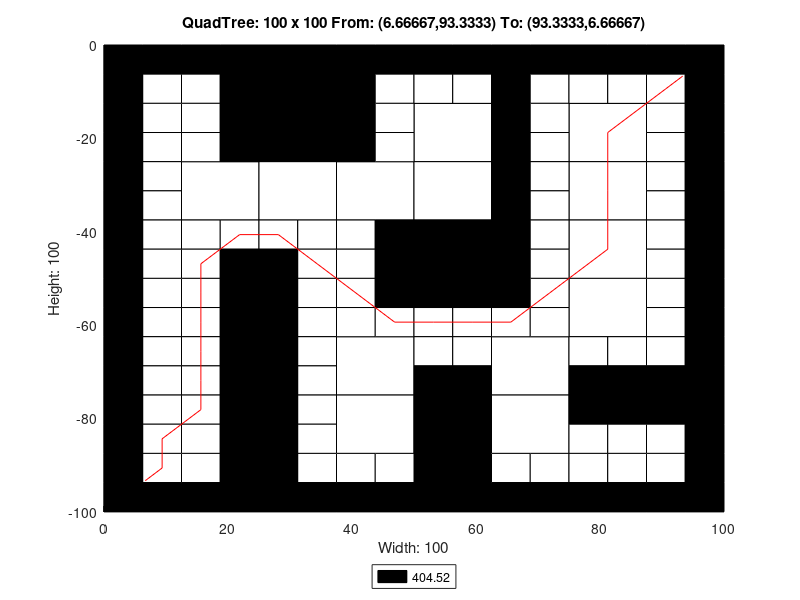

The MATLAB source for this figure:
axis([0 100 -100 0]);
title('QuadTree: 100 x 100 From: (6.66667,93.3333) To: (93.3333,6.66667)');
xlabel('Width: 100');
ylabel('Height: 100');
rectangle('Position',[25 -12.5 12.5 12.5], 'FaceColor',[0 0 0]);
rectangle('Position',[25 -25 12.5 12.5], 'FaceColor',[0 0 0]);
rectangle('Position',[12.5 -37.5 12.5 12.5], 'FaceColor',[1 1 1]);
rectangle('Position',[25 -37.5 12.5 12.5], 'FaceColor',[1 1 1]);
rectangle('Position',[37.5 -37.5 12.5 12.5], 'FaceColor',[1 1 1]);
rectangle('Position',[50 -25 12.5 12.5], 'FaceColor',[1 1 1]);
rectangle('Position',[75 -25 12.5 12.5], 'FaceColor',[1 1 1]);
rectangle('Position',[50 -37.5 12.5 12.5], 'FaceColor',[1 1 1]);
rectangle('Position',[50 -50 12.5 12.5], 'FaceColor',[0 0 0]);
rectangle('Position',[75 -37.5 12.5 12.5], 'FaceColor',[1 1 1]);
rectangle('Position',[75 -50 12.5 12.5], 'FaceColor',[1 1 1]);
rectangle('Position',[37.5 -75 12.5 12.5], 'FaceColor',[1 1 1]);
rectangle('Position',[37.5 -87.5 12.5 12.5], 'FaceColor',[1 1 1]);
rectangle('Position',[62.5 -75 12.5 12.5], 'FaceColor',[1 1 1]);
rectangle('Position',[75 -62.5 12.5 12.5], 'FaceColor',[1 1 1]);
rectangle('Position',[50 -87.5 12.5 12.5], 'FaceColor',[0 0 0]);
rectangle('Position',[62.5 -87.5 12.5 12.5], 'FaceColor',[1 1 1]);
rectangle('Position',[50 -100 12.5 12.5], 'FaceColor',[0 0 0]);
rectangle('Position',[0 -6.25 6.25 6.25], 'FaceColor',[0 0 0]);
rectangle('Position',[6.25 -6.25 6.25 6.25], 'FaceColor',[0 0 0]);
rectangle('Position',[0 -12.5 6.25 6.25], 'FaceColor',[0 0 0]);
rectangle('Position',[6.25 -12.5 6.25 6.25], 'FaceColor',[1 1 1]);
rectangle('Position',[12.5 -6.25 6.25 6.25], 'FaceColor',[0 0 0]);
rectangle('Position',[18.75 -6.25 6.25 6.25], 'FaceColor',[0 0 0]);
rectangle('Position',[12.5 -12.5 6.25 6.25], 'FaceColor',[1 1 1]);
rectangle('Position',[18.75 -12.5 6.25 6.25], 'FaceColor',[0 0 0]);
rectangle('Position',[0 -18.75 6.25 6.25], 'FaceColor',[0 0 0]);
rectangle('Position',[6.25 -18.75 6.25 6.25], 'FaceColor',[1 1 1]);
rectangle('Position',[0 -25 6.25 6.25], 'FaceColor',[0 0 0]);
rectangle('Position',[6.25 -25 6.25 6.25], 'FaceColor',[1 1 1]);
rectangle('Position',[12.5 -18.75 6.25 6.25], 'FaceColor',[1 1 1]);
rectangle('Position',[18.75 -18.75 6.25 6.25], 'FaceColor',[0 0 0]);
rectangle('Position',[12.5 -25 6.25 6.25], 'FaceColor',[1 1 1]);
rectangle('Position',[18.75 -25 6.25 6.25], 'FaceColor',[0 0 0]);
rectangle('Position',[37.5 -6.25 6.25 6.25], 'FaceColor',[0 0 0]);
rectangle('Position',[43.75 -6.25 6.25 6.25], 'FaceColor',[0 0 0]);
rectangle('Position',[37.5 -12.5 6.25 6.25], 'FaceColor',[0 0 0]);
rectangle('Position',[43.75 -12.5 6.25 6.25], 'FaceColor',[1 1 1]);
rectangle('Position',[37.5 -18.75 6.25 6.25], 'FaceColor',[0 0 0]);
rectangle('Position',[43.75 -18.75 6.25 6.25], 'FaceColor',[1 1 1]);
rectangle('Position',[37.5 -25 6.25 6.25], 'FaceColor',[0 0 0]);
rectangle('Position',[43.75 -25 6.25 6.25], 'FaceColor',[1 1 1]);
rectangle('Position',[0 -31.25 6.25 6.25], 'FaceColor',[0 0 0]);
rectangle('Position',[6.25 -31.25 6.25 6.25], 'FaceColor',[1 1 1]);
rectangle('Position',[0 -37.5 6.25 6.25], 'FaceColor',[0 0 0]);
rectangle('Position',[6.25 -37.5 6.25 6.25], 'FaceColor',[1 1 1]);
rectangle('Position',[0 -43.75 6.25 6.25], 'FaceColor',[0 0 0]);
rectangle('Position',[6.25 -43.75 6.25 6.25], 'FaceColor',[1 1 1]);
rectangle('Position',[0 -50 6.25 6.25], 'FaceColor',[0 0 0]);
rectangle('Position',[6.25 -50 6.25 6.25], 'FaceColor',[1 1 1]);
rectangle('Position',[12.5 -43.75 6.25 6.25], 'FaceColor',[1 1 1]);
rectangle('Position',[18.75 -43.75 6.25 6.25], 'FaceColor',[1 1 1]);
rectangle('Position',[12.5 -50 6.25 6.25], 'FaceColor',[1 1 1]);
rectangle('Position',[18.75 -50 6.25 6.25], 'FaceColor',[0 0 0]);
rectangle('Position',[25 -43.75 6.25 6.25], 'FaceColor',[1 1 1]);
rectangle('Position',[31.25 -43.75 6.25 6.25], 'FaceColor',[1 1 1]);
rectangle('Position',[25 -50 6.25 6.25], 'FaceColor',[0 0 0]);
rectangle('Position',[31.25 -50 6.25 6.25], 'FaceColor',[1 1 1]);
rectangle('Position',[37.5 -43.75 6.25 6.25], 'FaceColor',[1 1 1]);
rectangle('Position',[43.75 -43.75 6.25 6.25], 'FaceColor',[0 0 0]);
rectangle('Position',[37.5 -50 6.25 6.25], 'FaceColor',[1 1 1]);
rectangle('Position',[43.75 -50 6.25 6.25], 'FaceColor',[0 0 0]);
rectangle('Position',[50 -6.25 6.25 6.25], 'FaceColor',[0 0 0]);
rectangle('Position',[56.25 -6.25 6.25 6.25], 'FaceColor',[0 0 0]);
rectangle('Position',[50 -12.5 6.25 6.25], 'FaceColor',[1 1 1]);
rectangle('Position',[56.25 -12.5 6.25 6.25], 'FaceColor',[1 1 1]);
rectangle('Position',[62.5 -6.25 6.25 6.25], 'FaceColor',[0 0 0]);
rectangle('Position',[68.75 -6.25 6.25 6.25], 'FaceColor',[0 0 0]);
rectangle('Position',[62.5 -12.5 6.25 6.25], 'FaceColor',[0 0 0]);
rectangle('Position',[68.75 -12.5 6.25 6.25], 'FaceColor',[1 1 1]);
rectangle('Position',[62.5 -18.75 6.25 6.25], 'FaceColor',[0 0 0]);
rectangle('Position',[68.75 -18.75 6.25 6.25], 'FaceColor',[1 1 1]);
rectangle('Position',[62.5 -25 6.25 6.25], 'FaceColor',[0 0 0]);
rectangle('Position',[68.75 -25 6.25 6.25], 'FaceColor',[1 1 1]);
rectangle('Position',[75 -6.25 6.25 6.25], 'FaceColor',[0 0 0]);
rectangle('Position',[81.25 -6.25 6.25 6.25], 'FaceColor',[0 0 0]);
rectangle('Position',[75 -12.5 6.25 6.25], 'FaceColor',[1 1 1]);
rectangle('Position',[81.25 -12.5 6.25 6.25], 'FaceColor',[1 1 1]);
rectangle('Position',[87.5 -6.25 6.25 6.25], 'FaceColor',[0 0 0]);
rectangle('Position',[93.75 -6.25 6.25 6.25], 'FaceColor',[0 0 0]);
rectangle('Position',[87.5 -12.5 6.25 6.25], 'FaceColor',[1 1 1]);
rectangle('Position',[93.75 -12.5 6.25 6.25], 'FaceColor',[0 0 0]);
rectangle('Position',[87.5 -18.75 6.25 6.25], 'FaceColor',[1 1 1]);
rectangle('Position',[93.75 -18.75 6.25 6.25], 'FaceColor',[0 0 0]);
rectangle('Position',[87.5 -25 6.25 6.25], 'FaceColor',[1 1 1]);
rectangle('Position',[93.75 -25 6.25 6.25], 'FaceColor',[0 0 0]);
rectangle('Position',[62.5 -31.25 6.25 6.25], 'FaceColor',[0 0 0]);
rectangle('Position',[68.75 -31.25 6.25 6.25], 'FaceColor',[1 1 1]);
rectangle('Position',[62.5 -37.5 6.25 6.25], 'FaceColor',[0 0 0]);
rectangle('Position',[68.75 -37.5 6.25 6.25], 'FaceColor',[1 1 1]);
rectangle('Position',[62.5 -43.75 6.25 6.25], 'FaceColor',[0 0 0]);
rectangle('Position',[68.75 -43.75 6.25 6.25], 'FaceColor',[1 1 1]);
rectangle('Position',[62.5 -50 6.25 6.25], 'FaceColor',[0 0 0]);
rectangle('Position',[68.75 -50 6.25 6.25], 'FaceColor',[1 1 1]);
rectangle('Position',[87.5 -31.25 6.25 6.25], 'FaceColor',[1 1 1]);
rectangle('Position',[93.75 -31.25 6.25 6.25], 'FaceColor',[0 0 0]);
rectangle('Position',[87.5 -37.5 6.25 6.25], 'FaceColor',[1 1 1]);
rectangle('Position',[93.75 -37.5 6.25 6.25], 'FaceColor',[0 0 0]);
rectangle('Position',[87.5 -43.75 6.25 6.25], 'FaceColor',[1 1 1]);
rectangle('Position',[93.75 -43.75 6.25 6.25], 'FaceColor',[0 0 0]);
rectangle('Position',[87.5 -50 6.25 6.25], 'FaceColor',[1 1 1]);
rectangle('Position',[93.75 -50 6.25 6.25], 'FaceColor',[0 0 0]);
rectangle('Position',[0 -56.25 6.25 6.25], 'FaceColor',[0 0 0]);
rectangle('Position',[6.25 -56.25 6.25 6.25], 'FaceColor',[1 1 1]);
rectangle('Position',[0 -62.5 6.25 6.25], 'FaceColor',[0 0 0]);
rectangle('Position',[6.25 -62.5 6.25 6.25], 'FaceColor',[1 1 1]);
rectangle('Position',[12.5 -56.25 6.25 6.25], 'FaceColor',[1 1 1]);
rectangle('Position',[18.75 -56.25 6.25 6.25], 'FaceColor',[0 0 0]);
rectangle('Position',[12.5 -62.5 6.25 6.25], 'FaceColor',[1 1 1]);
rectangle('Position',[18.75 -62.5 6.25 6.25], 'FaceColor',[0 0 0]);
rectangle('Position',[0 -68.75 6.25 6.25], 'FaceColor',[0 0 0]);
rectangle('Position',[6.25 -68.75 6.25 6.25], 'FaceColor',[1 1 1]);
rectangle('Position',[0 -75 6.25 6.25], 'FaceColor',[0 0 0]);
rectangle('Position',[6.25 -75 6.25 6.25], 'FaceColor',[1 1 1]);
rectangle('Position',[12.5 -68.75 6.25 6.25], 'FaceColor',[1 1 1]);
rectangle('Position',[18.75 -68.75 6.25 6.25], 'FaceColor',[0 0 0]);
rectangle('Position',[12.5 -75 6.25 6.25], 'FaceColor',[1 1 1]);
rectangle('Position',[18.75 -75 6.25 6.25], 'FaceColor',[0 0 0]);
rectangle('Position',[25 -56.25 6.25 6.25], 'FaceColor',[0 0 0]);
rectangle('Position',[31.25 -56.25 6.25 6.25], 'FaceColor',[1 1 1]);
rectangle('Position',[25 -62.5 6.25 6.25], 'FaceColor',[0 0 0]);
rectangle('Position',[31.25 -62.5 6.25 6.25], 'FaceColor',[1 1 1]);
rectangle('Position',[37.5 -56.25 6.25 6.25], 'FaceColor',[1 1 1]);
rectangle('Position',[43.75 -56.25 6.25 6.25], 'FaceColor',[0 0 0]);
rectangle('Position',[37.5 -62.5 6.25 6.25], 'FaceColor',[1 1 1]);
rectangle('Position',[43.75 -62.5 6.25 6.25], 'FaceColor',[1 1 1]);
rectangle('Position',[25 -68.75 6.25 6.25], 'FaceColor',[0 0 0]);
rectangle('Position',[31.25 -68.75 6.25 6.25], 'FaceColor',[1 1 1]);
rectangle('Position',[25 -75 6.25 6.25], 'FaceColor',[0 0 0]);
rectangle('Position',[31.25 -75 6.25 6.25], 'FaceColor',[1 1 1]);
rectangle('Position',[0 -81.25 6.25 6.25], 'FaceColor',[0 0 0]);
rectangle('Position',[6.25 -81.25 6.25 6.25], 'FaceColor',[1 1 1]);
rectangle('Position',[0 -87.5 6.25 6.25], 'FaceColor',[0 0 0]);
rectangle('Position',[6.25 -87.5 6.25 6.25], 'FaceColor',[1 1 1]);
rectangle('Position',[12.5 -81.25 6.25 6.25], 'FaceColor',[1 1 1]);
rectangle('Position',[18.75 -81.25 6.25 6.25], 'FaceColor',[0 0 0]);
rectangle('Position',[12.5 -87.5 6.25 6.25], 'FaceColor',[1 1 1]);
rectangle('Position',[18.75 -87.5 6.25 6.25], 'FaceColor',[0 0 0]);
rectangle('Position',[0 -93.75 6.25 6.25], 'FaceColor',[0 0 0]);
rectangle('Position',[6.25 -93.75 6.25 6.25], 'FaceColor',[1 1 1]);
rectangle('Position',[0 -100 6.25 6.25], 'FaceColor',[0 0 0]);
rectangle('Position',[6.25 -100 6.25 6.25], 'FaceColor',[0 0 0]);
rectangle('Position',[12.5 -93.75 6.25 6.25], 'FaceColor',[1 1 1]);
rectangle('Position',[18.75 -93.75 6.25 6.25], 'FaceColor',[0 0 0]);
rectangle('Position',[12.5 -100 6.25 6.25], 'FaceColor',[0 0 0]);
rectangle('Position',[18.75 -100 6.25 6.25], 'FaceColor',[0 0 0]);
rectangle('Position',[25 -81.25 6.25 6.25], 'FaceColor',[0 0 0]);
rectangle('Position',[31.25 -81.25 6.25 6.25], 'FaceColor',[1 1 1]);
rectangle('Position',[25 -87.5 6.25 6.25], 'FaceColor',[0 0 0]);
rectangle('Position',[31.25 -87.5 6.25 6.25], 'FaceColor',[1 1 1]);
rectangle('Position',[25 -93.75 6.25 6.25], 'FaceColor',[0 0 0]);
rectangle('Position',[31.25 -93.75 6.25 6.25], 'FaceColor',[1 1 1]);
rectangle('Position',[25 -100 6.25 6.25], 'FaceColor',[0 0 0]);
rectangle('Position',[31.25 -100 6.25 6.25], 'FaceColor',[0 0 0]);
rectangle('Position',[37.5 -93.75 6.25 6.25], 'FaceColor',[1 1 1]);
rectangle('Position',[43.75 -93.75 6.25 6.25], 'FaceColor',[1 1 1]);
rectangle('Position',[37.5 -100 6.25 6.25], 'FaceColor',[0 0 0]);
rectangle('Position',[43.75 -100 6.25 6.25], 'FaceColor',[0 0 0]);
rectangle('Position',[50 -56.25 6.25 6.25], 'FaceColor',[0 0 0]);
rectangle('Position',[56.25 -56.25 6.25 6.25], 'FaceColor',[0 0 0]);
rectangle('Position',[50 -62.5 6.25 6.25], 'FaceColor',[1 1 1]);
rectangle('Position',[56.25 -62.5 6.25 6.25], 'FaceColor',[1 1 1]);
rectangle('Position',[62.5 -56.25 6.25 6.25], 'FaceColor',[0 0 0]);
rectangle('Position',[68.75 -56.25 6.25 6.25], 'FaceColor',[1 1 1]);
rectangle('Position',[62.5 -62.5 6.25 6.25], 'FaceColor',[1 1 1]);
rectangle('Position',[68.75 -62.5 6.25 6.25], 'FaceColor',[1 1 1]);
rectangle('Position',[50 -68.75 6.25 6.25], 'FaceColor',[1 1 1]);
rectangle('Position',[56.25 -68.75 6.25 6.25], 'FaceColor',[1 1 1]);
rectangle('Position',[50 -75 6.25 6.25], 'FaceColor',[0 0 0]);
rectangle('Position',[56.25 -75 6.25 6.25], 'FaceColor',[0 0 0]);
rectangle('Position',[87.5 -56.25 6.25 6.25], 'FaceColor',[1 1 1]);
rectangle('Position',[93.75 -56.25 6.25 6.25], 'FaceColor',[0 0 0]);
rectangle('Position',[87.5 -62.5 6.25 6.25], 'FaceColor',[1 1 1]);
rectangle('Position',[93.75 -62.5 6.25 6.25], 'FaceColor',[0 0 0]);
rectangle('Position',[75 -68.75 6.25 6.25], 'FaceColor',[1 1 1]);
rectangle('Position',[81.25 -68.75 6.25 6.25], 'FaceColor',[1 1 1]);
rectangle('Position',[75 -75 6.25 6.25], 'FaceColor',[0 0 0]);
rectangle('Position',[81.25 -75 6.25 6.25], 'FaceColor',[0 0 0]);
rectangle('Position',[87.5 -68.75 6.25 6.25], 'FaceColor',[1 1 1]);
rectangle('Position',[93.75 -68.75 6.25 6.25], 'FaceColor',[0 0 0]);
rectangle('Position',[87.5 -75 6.25 6.25], 'FaceColor',[0 0 0]);
rectangle('Position',[93.75 -75 6.25 6.25], 'FaceColor',[0 0 0]);
rectangle('Position',[62.5 -93.75 6.25 6.25], 'FaceColor',[1 1 1]);
rectangle('Position',[68.75 -93.75 6.25 6.25], 'FaceColor',[1 1 1]);
rectangle('Position',[62.5 -100 6.25 6.25], 'FaceColor',[0 0 0]);
rectangle('Position',[68.75 -100 6.25 6.25], 'FaceColor',[0 0 0]);
rectangle('Position',[75 -81.25 6.25 6.25], 'FaceColor',[0 0 0]);
rectangle('Position',[81.25 -81.25 6.25 6.25], 'FaceColor',[0 0 0]);
rectangle('Position',[75 -87.5 6.25 6.25], 'FaceColor',[1 1 1]);
rectangle('Position',[81.25 -87.5 6.25 6.25], 'FaceColor',[1 1 1]);
rectangle('Position',[87.5 -81.25 6.25 6.25], 'FaceColor',[0 0 0]);
rectangle('Position',[93.75 -81.25 6.25 6.25], 'FaceColor',[0 0 0]);
rectangle('Position',[87.5 -87.5 6.25 6.25], 'FaceColor',[1 1 1]);
rectangle('Position',[93.75 -87.5 6.25 6.25], 'FaceColor',[0 0 0]);
rectangle('Position',[75 -93.75 6.25 6.25], 'FaceColor',[1 1 1]);
rectangle('Position',[81.25 -93.75 6.25 6.25], 'FaceColor',[1 1 1]);
rectangle('Position',[75 -100 6.25 6.25], 'FaceColor',[0 0 0]);
rectangle('Position',[81.25 -100 6.25 6.25], 'FaceColor',[0 0 0]);
rectangle('Position',[87.5 -93.75 6.25 6.25], 'FaceColor',[1 1 1]);
rectangle('Position',[93.75 -93.75 6.25 6.25], 'FaceColor',[0 0 0]);
rectangle('Position',[87.5 -100 6.25 6.25], 'FaceColor',[0 0 0]);
rectangle('Position',[93.75 -100 6.25 6.25], 'FaceColor',[0 0 0]);
X=[93.3333,90.625,81.25,81.25,81.25,71.875,65.625,59.375,53.125,46.875,40.625,34.375,28.125,21.875,15.625,15.625,15.625,15.625,15.625,15.625,9.375,9.375,6.66667];
Y=[-6.66667,-9.375,-18.75,-31.25,-43.75,-53.125,-59.375,-59.375,-59.375,-59.375,-53.125,-46.875,-40.625,-40.625,-46.875,-53.125,-59.375,-65.625,-71.875,-78.125,-84.375,-90.625,-93.3333];
hold on;
plot(X,Y,'r');
legend('404.52','Location','southoutside');
